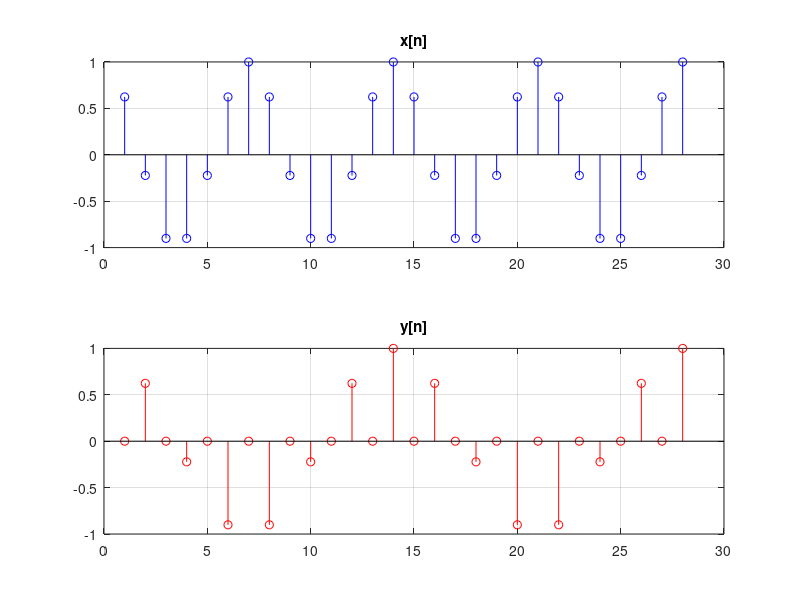

Reproduce this figure in MATLAB.
clear
clc
n = 1:1:28;
x =@(n) cos(2*pi*n/7); %x[n]
hold on
subplot(2,1,1);
stem(n,x(n),'b'); %plot of x[n]
title('x[n]')
grid on

N=28;
for k=1:N
    y(k) = 0;
    if (mod(k,2)==0)
        y(k) = cos(pi*k/7);
    end
end
subplot(2,1,2);
stem(n,y,'r'); %plot of y[n]
title('y[n]')
grid on